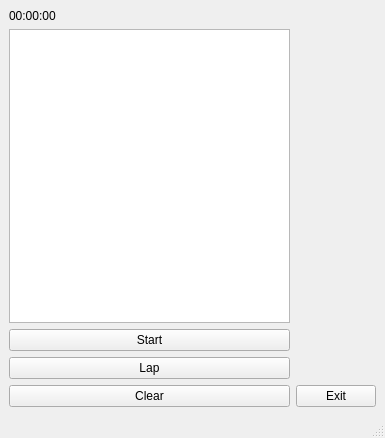
<?xml version="1.0" encoding="UTF-8"?>
<ui version="4.0">
 <class>MainWindow</class>
 <widget class="QMainWindow" name="MainWindow">
  <property name="geometry">
   <rect>
    <x>0</x>
    <y>0</y>
    <width>385</width>
    <height>438</height>
   </rect>
  </property>
  <property name="windowTitle">
   <string>MainWindow</string>
  </property>
  <widget class="QWidget" name="centralwidget">
   <layout class="QGridLayout" name="gridLayout">
    <item row="1" column="0">
     <widget class="QTextBrowser" name="tb_laps"/>
    </item>
    <item row="3" column="0">
     <widget class="QPushButton" name="pb_lap">
      <property name="text">
       <string>Lap</string>
      </property>
     </widget>
    </item>
    <item row="5" column="2">
     <widget class="QPushButton" name="pb_exit">
      <property name="text">
       <string>Exit</string>
      </property>
     </widget>
    </item>
    <item row="0" column="0">
     <widget class="QLabel" name="lbl_time">
      <property name="text">
       <string>00:00:00</string>
      </property>
     </widget>
    </item>
    <item row="2" column="0">
     <widget class="QPushButton" name="pb_startstop">
      <property name="text">
       <string>Start</string>
      </property>
     </widget>
    </item>
    <item row="5" column="0">
     <widget class="QPushButton" name="pb_clear">
      <property name="text">
       <string>Clear</string>
      </property>
     </widget>
    </item>
   </layout>
  </widget>
  <widget class="QMenuBar" name="menubar">
   <property name="geometry">
    <rect>
     <x>0</x>
     <y>0</y>
     <width>385</width>
     <height>22</height>
    </rect>
   </property>
  </widget>
  <widget class="QStatusBar" name="statusbar"/>
 </widget>
 <resources/>
 <connections>
  <connection>
   <sender>pb_exit</sender>
   <signal>clicked()</signal>
   <receiver>MainWindow</receiver>
   <slot>close()</slot>
   <hints>
    <hint type="sourcelabel">
     <x>317</x>
     <y>403</y>
    </hint>
    <hint type="destinationlabel">
     <x>192</x>
     <y>218</y>
    </hint>
   </hints>
  </connection>
  <connection>
   <sender>pb_clear</sender>
   <signal>clicked()</signal>
   <receiver>tb_laps</receiver>
   <slot>clear()</slot>
   <hints>
    <hint type="sourcelabel">
     <x>151</x>
     <y>395</y>
    </hint>
    <hint type="destinationlabel">
     <x>151</x>
     <y>185</y>
    </hint>
   </hints>
  </connection>
 </connections>
</ui>
